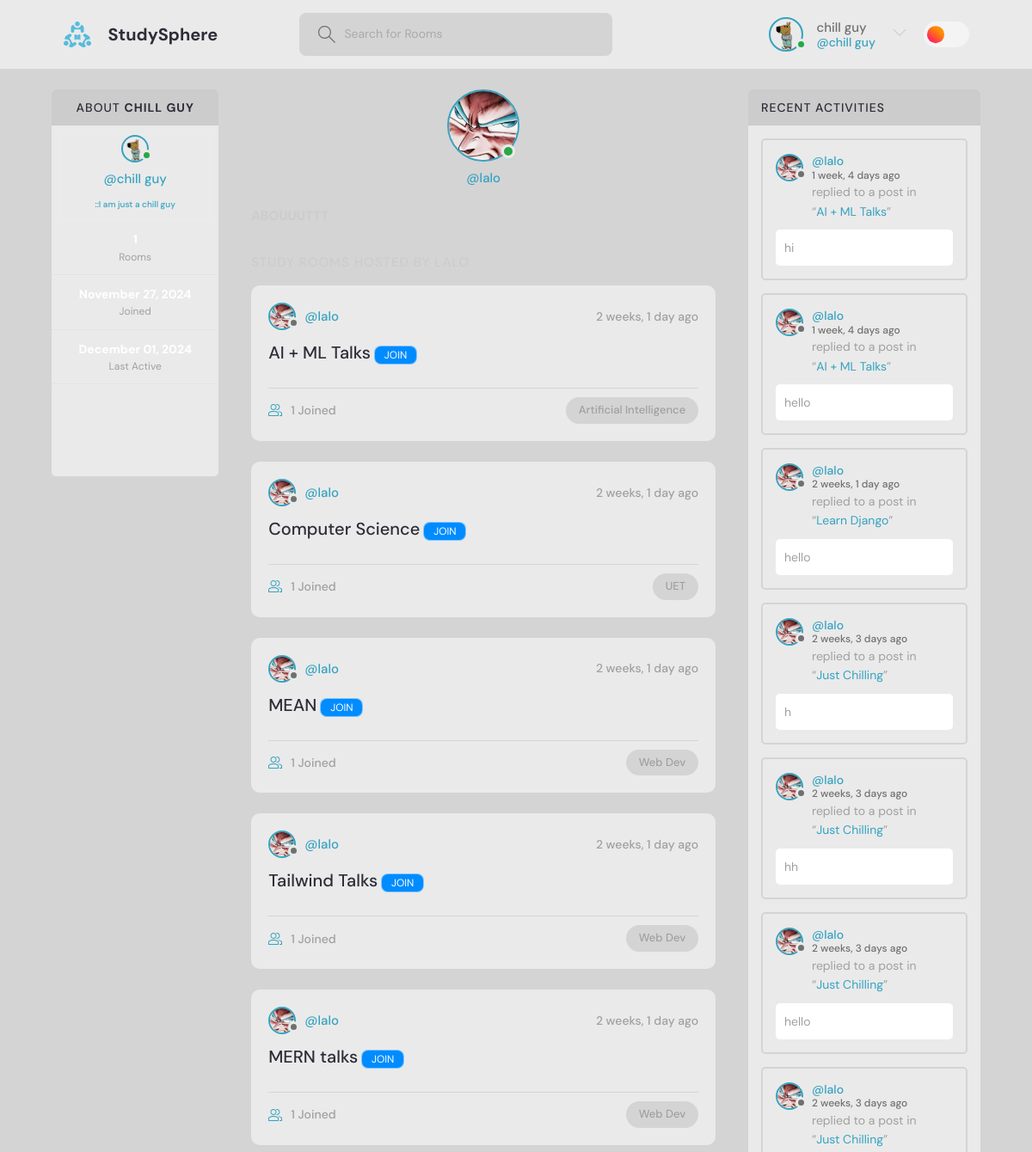
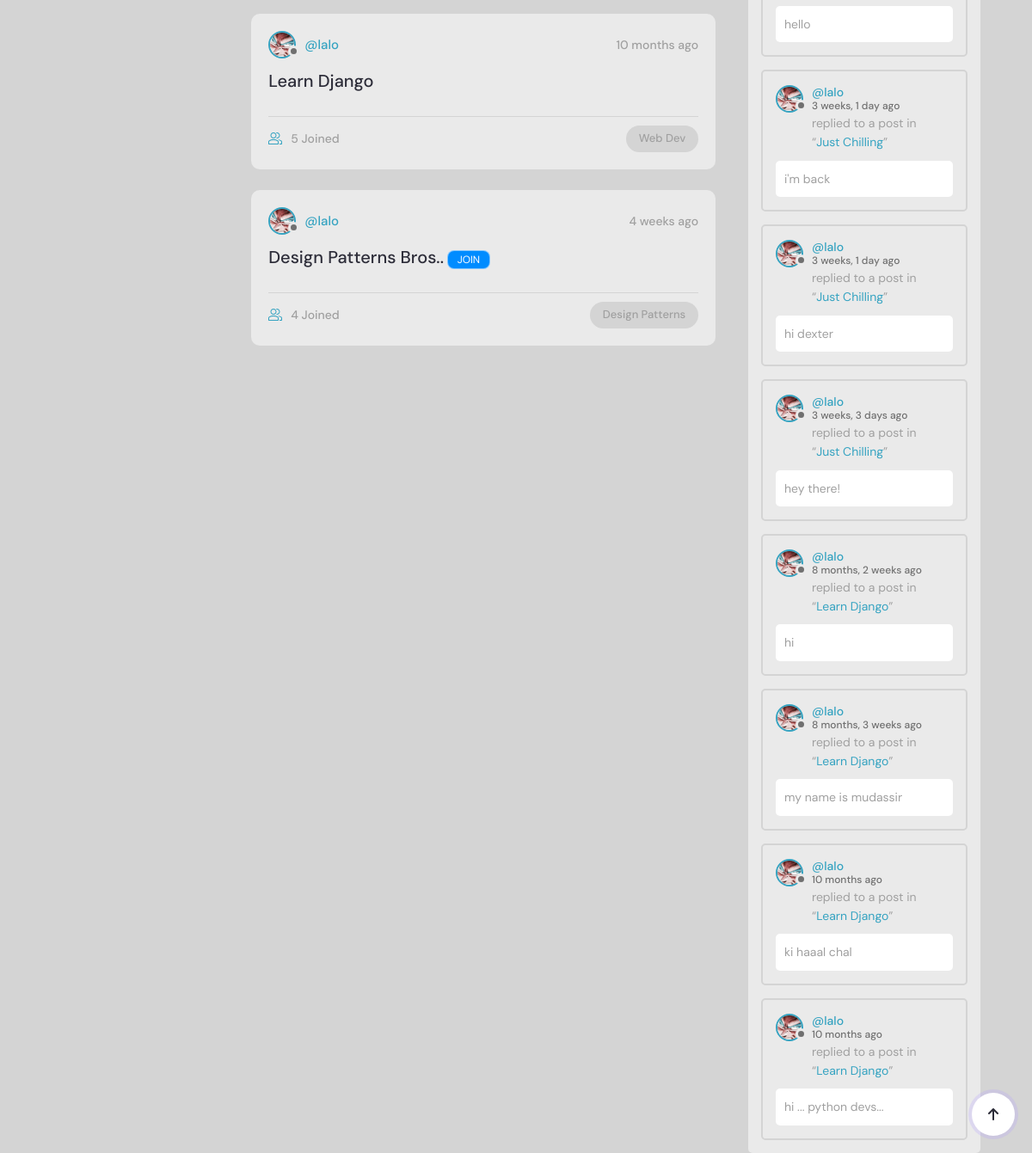
The app's page /UserProfile/1 (signed in) with its own data (2 pictures, top to bottom).
### base/models.py (models this page shows, shortened)
class User(AbstractUser):
    username = models.CharField(max_length=100, unique=True)
    email = models.EmailField(max_length=200, unique=True)
    headline = models.CharField(max_length=200, null = True, blank = True)
    date_joined = models.DateTimeField(auto_now_add=True,null = True)
    last_login = models.DateTimeField(auto_now=True,null = True)
    Pfp = models.ImageField(default= 'images/avatar.svg',null=True)  # using pip install Pillow to install the pillow library to use the ImageField
    USERNAME_FIELD = 'email' # specifying the email as the username field helps us to login using the email instead of the username, which django use username by default for the authentication of the users(login and signup)
    REQUIRED_FIELDS = []

class Room(models.Model):
    name = models.CharField(max_length=50)
    description = models.TextField(null = True, blank = True)   #  setting to null means that it will be blank in the database if not filled out at runtime otherwise the data basebase will consider it as missing data   # blank means that it is not required to be filled out at runtime
    participants = models.ManyToManyField(User, related_name = 'participants', blank = True)  # this is the many to many field that we will be using to connect the room with the user, related_name is used to access the participants of the room from the user model, blank means that it is not required to be filled out at runtime
    host = models.ForeignKey(User, on_delete =  models.SET_NULL, null = True)   # when the host is deleted then all its rooms are delete as well
    topic = models.ForeignKey(Topic, on_delete =  models.SET_NULL, null = True)   # when the topic is deleted then all the rooms of that topic will be deleted as well
    updated = models.DateTimeField(auto_now=True)  # auto_now will update the time whenever the room is updated
    created = models.DateTimeField(auto_now_add=True)  # auto_now_add will update the time only when the room is created for the first time
    def __str__(self):
        return self.name
    class Meta:
        ordering = ['-updated','-created']   # here we are ordering the rooms according to the most recent updated and created room in the list..     The ( - ) sign means to update according to most recent....

class Topic(models.Model):
    name = models.TextField(max_length=100)

class Message(models.Model):
    user = models.ForeignKey(User, on_delete =  models.CASCADE)   # when the user is deleted then all its messages are delete as well
    body = models.CharField(max_length=1000)  # the body of the message
    room = models.ForeignKey(Room, on_delete =  models.CASCADE)
    updated = models.DateTimeField(auto_now=True)
    created = models.DateTimeField(auto_now_add=True)
    class Meta:                       # using this we can order the messages according to the most recent message
        ordering = ['-updated','-created'] #So we do not have to write ordering syntax again and again in the views.py file for everytime we get the messages of the room

### base/views.py (the view)
# urls.py: path('UserProfile/<str:pk>',views.UserProfile, name = "UserProfile"),  # url of the user profile page
@login_required(login_url="UserLogin")
def UserProfile(request,pk):
    user = User.objects.get(id = pk)
    rooms = user.room_set.all()  # getting all the rooms of the user
    topics = Topic.objects.all()
    UserMessages = user.message_set.all()
    context = {"user": user,"rooms":rooms , "topics":topics , "UserMessages":UserMessages}
    return render(request,'base/userProfile.html',context)

### base/templates/base/userProfile.html (shortened to what this page needs)
{% extends 'main.html' %}
{% block content %}
<main class="profile-page layout layout--3">
    <div class="container">
      {% include 'base/profileComponent.html' %}
      <div class="roomList">
        <div class="profile">
          <div class="profile__avatar">
            <div class="avatar avatar--large active">
              <img src="{{user.Pfp.url}}" />
            </div>
          </div>
          <div class="profile__info">
            <p>@{{user.username}}</p>
          </div>
          <div class="profile__about">
            <h3>Abouuuttt</h3>
          </div>
        </div>
        <div class="roomList__header">
          <div>
            <h2>Study Rooms hosted by {{user.username}}</a>
            </h2>
          </div>
        </div>
        {% include 'base/feedComponent.html' %}
      </div>
      {% include 'base/activityComponent.html' %}
    </div>
  </main>
  {% endblock content %}

### Templates/navBar.html (shortened to what this page needs)
{% load static %}
<header class="header header--loggedIn">
    <div class="container">
        <a href="{% url 'home' %}" class="header__logo">
            <img src="{% static 'images/logo.svg' %}" />
            <h1>StudySphere</h1>
        </a>
        <form class="header__search" method="GET" action="{% url 'home' %}">
            <label>
                <input name="q" placeholder="Search for Rooms" />
            </label>
        </form>
        <nav class="header__menu">
            {% if request.user.is_authenticated %}
            <div class="header__user">
                <a href="{% url 'UserProfile' request.user.id%}">
                    <div class="avatar avatar--medium active">
                        <img src="{{request.user.Pfp.url}}" />
                    </div>
                    <p>{{request.user.username}} <span>@{{request.user.username}}</span></p>
                </a>
                <button class="dropdown-button">
                    <svg version="1.1" xmlns="http://www.w3.org/2000/svg" width="32" height="32" viewBox="0 0 32 32">
                        <title>chevron-down</title>
                        <path d="M16 21l-13-13h-3l16 16 16-16h-3l-13 13z"></path>
                    </svg>
                </button>
            </div>
            {% else %}
            <a href="{% url 'UserLogin' %}">
                <img src="{% static 'images/avatar.svg' %}" />
                <p>Login</p>
            </a>
            {% endif %}
            <div class = "ThemeToggler">
                {% include 'theme.html'%}
            </div>
        </nav>
    </div>
</header>

### base/templates/base/profileComponent.html (shortened to what this page needs)
{% block content%}
 <div class="activities">
    <div class="activities__header"  >
        <h2 style="display: flex; align-items: center; justify-content: center;" >About&nbsp; <strong>{{request.user.username}}</strong></h2>
    </div>
    <div>
        <div class="profile-info-container">
            <div class="profile__avatar ">
                <div class="avatar avatar--small active">
                    <img src="{{request.user.Pfp.url}}" />
                </div>
            </div>
            <div class="profile__info">
                <p>@{{request.user.username}}</p>
                <div class= "profile-info-headline">
                   {% if  request.user.headline is not none%}
                      <p>::{{request.user.headline}}</p>
                   {% else%}
                      <a href="{% url 'UpdateUser' %}"><p> Enter Bio/Headline</p></a>
                   {% endif%}
                </div>
            </div>
       </div>
        <div class="profile-details-container">
          <div class="profile-details">
            <div class= "profile-details-info">
                <h6> {{request.user.room_set.count}}</h6>
                <span>Rooms</span>
            </div>
            <hr class= "profile-details-hr">
            <div class= "profile-details-info">
               <h6> {{request.user.date_joined|date:"F d, Y"}}</h6>
               <span>Joined</span>
            </div>
            <hr class= "profile-details-hr">
            <div class= "profile-details-info">
                <h6>{{request.user.last_login|date:"F d, Y"}}</h6>
                <span>Last Active</span>
            </div>
          </div>
        </div>
    </div>
    <hr class= "profile-details-hr">
    <div class="social-links">
        <ul class="social-list">
            <li>
            </li>
            <li>
            </li>
            <li>
            </li>
            <li>
            </li>
          </ul>
    </div>
  </div>
  {% endblock content%}

### base/templates/base/feedComponent.html (shortened to what this page needs)
{% for room in rooms %}
<div class="roomListRoom">
   <div class="roomListRoom__header">
       <a href="{% url 'UserProfile' room.host.id %}" class="roomListRoom__author">
           <div class="avatar avatar--small">
               <img src="{{room.host.Pfp.url}}" />
           </div>
           <span>@{{room.host.username}}</span>
       </a>
       <div class="roomListRoom__actions">
           <span>{{room.created|timesince}} ago</span>
       </div>
   </div>
   <div class="roomListRoom__content">
      <a href="{% url 'room' room.id %}">{{room.name}}</a>
    {% if request.user != room.host %}
    {% if request.user not in room.participants.all%}
      <a href="{% url 'join-room' room.id%}"><button class= "btn-join">Join</button></a>
    {% endif %}
    {% endif %}
      <span>&nbsp; &nbsp;{{room.description}}</span>
  </div>
  <div class="roomListRoom__meta">
   <a href="{% url 'room' room.id %}" class="roomListRoom__joined">
       {{room.participants.all.count}} Joined  {% comment %} getting the count of the participants in the room as it is a many to many field {% endcomment %}
   </a>
   <p class="roomListRoom__topic">{{room.topic.name}}</p>   {% comment %} getting the topic of the roooom {% endcomment %}
</div>
</div>
{% endfor %}

### base/templates/base/activityComponent.html (shortened to what this page needs)
<div class="activities">
  <div class="activities__header">
      <h2>Recent Activities</h2>
  </div>
    {% for message in UserMessages %}
    <div class="activities__box">
        <div class="activities__boxHeader roomListRoom__header">
            <a href="{% url 'UserProfile' message.user.id %}" class="roomListRoom__author">
                <div class="avatar avatar--small">
                    <img src="{{message.user.Pfp.url}}" />
                </div>
                <p>
                    @{{message.user.username}}
                    <span>{{message.created|timesince}} ago</span>
                </p>
            </a>
        </div>
        <div class="activities__boxContent">
            <p>replied to a post in
                <br>
                <span>“<a href="{% url 'room' message.room.id %}">{{message.room}}</a>”</span>
            </p>
            <div class="activities__boxRoomContent">{{message.body}}</div>
        </div>
    </div>
    {% endfor %}
</div>

### records on screen
User: user.Pfp (picture), user.username "chill guy", user.username "CHILL GUY", user.headline "I am just a chill guy", user.room_set.count "1", user.date_joined "November 27, 2024", user.last_login "December 01, 2024"
User: Pfp (picture), username "lalo"
Room: host.Pfp (picture), host.username "lalo", created "2 weeks, 1 day", name "AI + ML Talks", shows "JOIN", participants.all.count "1", topic.name "Artificial Intelligence"
Room: host.Pfp (picture), host.username "lalo", created "2 weeks, 1 day", name "Computer Science", shows "JOIN", participants.all.count "1", topic.name "UET"
Room: host.Pfp (picture), host.username "lalo", created "2 weeks, 1 day", name "MEAN", shows "JOIN", participants.all.count "1", topic.name "Web Dev"
Room: host.Pfp (picture), host.username "lalo", created "2 weeks, 1 day", name "Tailwind Talks", shows "JOIN", participants.all.count "1", topic.name "Web Dev"
Room: host.Pfp (picture), host.username "lalo", created "2 weeks, 1 day", name "MERN talks", shows "JOIN", participants.all.count "1", topic.name "Web Dev"
Room: host.Pfp (picture), host.username "lalo", created "10 months", name "Learn Django", participants.all.count "5", topic.name "Web Dev"
Room: host.Pfp (picture), host.username "lalo", created "4 weeks", name "Design Patterns Bros..", shows "JOIN", participants.all.count "4", topic.name "Design Patterns"
Message: user.Pfp (picture), user.username "lalo", created "1 week, 4 days", room "AI + ML Talks", body "hi"
Message: user.Pfp (picture), user.username "lalo", created "1 week, 4 days", room "AI + ML Talks", body "hello"
Message: user.Pfp (picture), user.username "lalo", created "2 weeks, 1 day", room "Learn Django", body "hello"
Message: user.Pfp (picture), user.username "lalo", created "2 weeks, 3 days", room "Just Chilling", body "h"
Message: user.Pfp (picture), user.username "lalo", created "2 weeks, 3 days", room "Just Chilling", body "hh"
Message: user.Pfp (picture), user.username "lalo", created "2 weeks, 3 days", room "Just Chilling", body "hello"
Message: user.Pfp (picture), user.username "lalo", created "2 weeks, 3 days", room "Just Chilling", body "hello"
Message: user.Pfp (picture), user.username "lalo", created "3 weeks, 1 day", room "Just Chilling", body "i'm back"
Message: user.Pfp (picture), user.username "lalo", created "3 weeks, 1 day", room "Just Chilling", body "hi dexter"
Message: user.Pfp (picture), user.username "lalo", created "3 weeks, 3 days", room "Just Chilling", body "hey there!"
Message: user.Pfp (picture), user.username "lalo", created "8 months, 2 weeks", room "Learn Django", body "hi"
Message: user.Pfp (picture), user.username "lalo", created "8 months, 3 weeks", room "Learn Django", body "my name is mudassir"
Message: user.Pfp (picture), user.username "lalo", created "10 months", room "Learn Django", body "ki haaal chal"
Message: user.Pfp (picture), user.username "lalo", created "10 months", room "Learn Django", body "hi ... python devs..."
